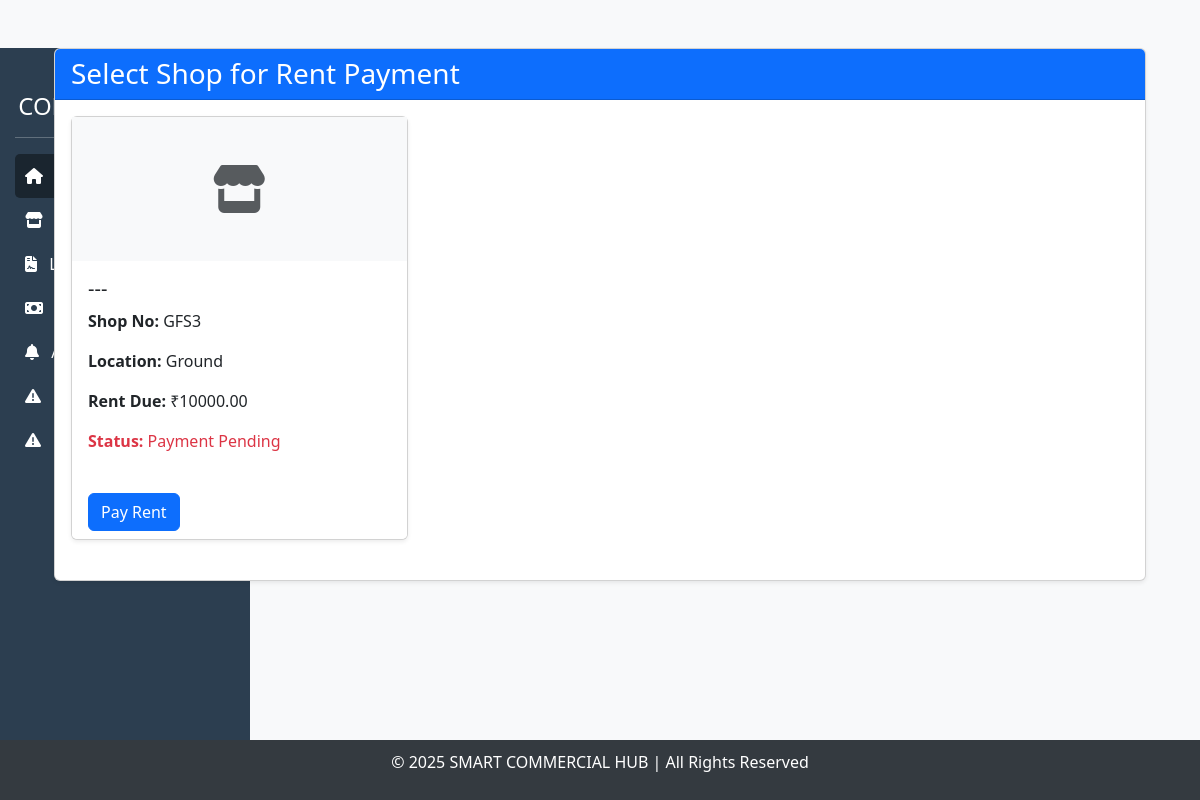
The app's page /payment/initiate/ (signed in) with its own data.
### hub/models.py (models this page shows, shortened)
class AllocatedShop(models.Model):
    id = models.AutoField(primary_key=True)
    shop_id = models.ForeignKey(Shop,on_delete=models.CASCADE,related_name='shops')
    tenant_id = models.ForeignKey(Tenant,on_delete=models.CASCADE,related_name='tenants')
    lease_start = models.DateField()
    lease_end = models.DateField()
    rent_amount = models.DecimalField(max_digits=7,decimal_places=2)
    security_deposit = models.DecimalField(max_digits=7,decimal_places=2)
    payment_status = models.CharField(max_length=15,choices=PAYMENT_STATUS)
    status = models.CharField(max_length=10,choices=STATUS_CHOICES)
    agreement_document = models.FileField(upload_to='agreement/', null=True, blank=True)
    created_at = models.DateTimeField(auto_now_add=True)
    updated_at = models.DateTimeField(auto_now_add=True)

class Shop(models.Model):
    STATUS_CHOICES = [
        ('occupied','Occupied'),
        ('vacant','Vacant'),
    ]
    SHOP_TYPES = [
        ('retail', 'Retail'),
        ('restaurant', 'Restaurant'),
        ('service', 'Service'),
        ('entertainment', 'Entertainment'),
        ('other', 'Other'),
    ]
    id = models.AutoField(primary_key=True)
    name = models.CharField(max_length=115)
    shop_no = models.CharField(max_length=10,unique=True)
    size = models.IntegerField(null=True,blank=True)
    location = models.CharField(max_length=115)
    shop_type = models.CharField(max_length=50,choices=SHOP_TYPES)
    status = models.CharField(max_length=15,choices=STATUS_CHOICES,default='vacant')
    image = models.ImageField(upload_to='shop_images/', null=True, blank=True)
    created_at = models.DateTimeField(auto_now_add=True)
    updated_at = models.DateTimeField(auto_now_add=True)

### hub/views.py (the view)
# urls.py: path('payment/initiate/', initiate_payment, name='initiate_payment'),
def initiate_payment(request):
    if not request.user.is_authenticated:
        return redirect('login')
    try:
        tenant = request.user.tenant
        allocated_shops = AllocatedShop.objects.filter(tenant_id=tenant, payment_status='pending')
        return render(request, 'select_shop_for_payment.html', {'allocated_shops': allocated_shops})
    except Exception as e:
        return JsonResponse({'error': str(e)}, status=400)

### templates/select_shop_for_payment.html (shortened to what this page needs)
{% extends 'tenant/base.html' %}
{% block content %}
<div class="container mt-5">
    <div class="row">
        <div class="col-md-12">
            <div class="card shadow-sm">
                <div class="card-header bg-primary text-white">
                    <h3 class="mb-0">Select Shop for Rent Payment</h3>
                </div>
                <div class="card-body">
                    {% if allocated_shops %}
                    <div class="row">
                        {% for shop in allocated_shops %}
                        <div class="col-md-4 mb-4">
                            <div class="card h-100 shadow-sm">
                                {% if shop.shop_id.image %}
                                <img src="{{ shop.shop_id.image.url }}" class="card-img-top" alt="{{ shop.shop_id.name }}" style="height: 200px; object-fit: cover;">
                                {% else %}
                                <div class="bg-light text-center p-5">
                                    <i class="fas fa-store fa-3x text-muted"></i>
                                </div>
                                {% endif %}
                                <div class="card-body">
                                    <h5 class="card-title">{{ shop.shop_id.name }}</h5>
                                    <div class="card-text">
                                        <p><strong>Shop No:</strong> {{ shop.shop_id.shop_no }}</p>
                                        <p><strong>Location:</strong> {{ shop.shop_id.location }}</p>
                                        <p><strong>Rent Due:</strong> ₹{{ shop.rent_amount }}</p>
                                        <p class="text-danger"><strong>Status:</strong> Payment Pending</p>
                                    </div>
                                </div>
                                <div class="card-footer bg-white border-top-0">
                                    <a href="{% url 'create_payment' shop.id %}" class="btn btn-primary btn-block">Pay Rent</a>
                                </div>
                            </div>
                        </div>
                        {% endfor %}
                    </div>
                    {% endif %}
                </div>
            </div>
        </div>
    </div>
</div>
{% endblock %}

### templates/tenant/base.html (style rules this page uses)
body { background-color: #f8f9fa; }

### records on screen
AllocatedShop: shop_id.name "---", shop_id.shop_no "GFS3", shop_id.location "Ground", rent_amount "10000.00"
